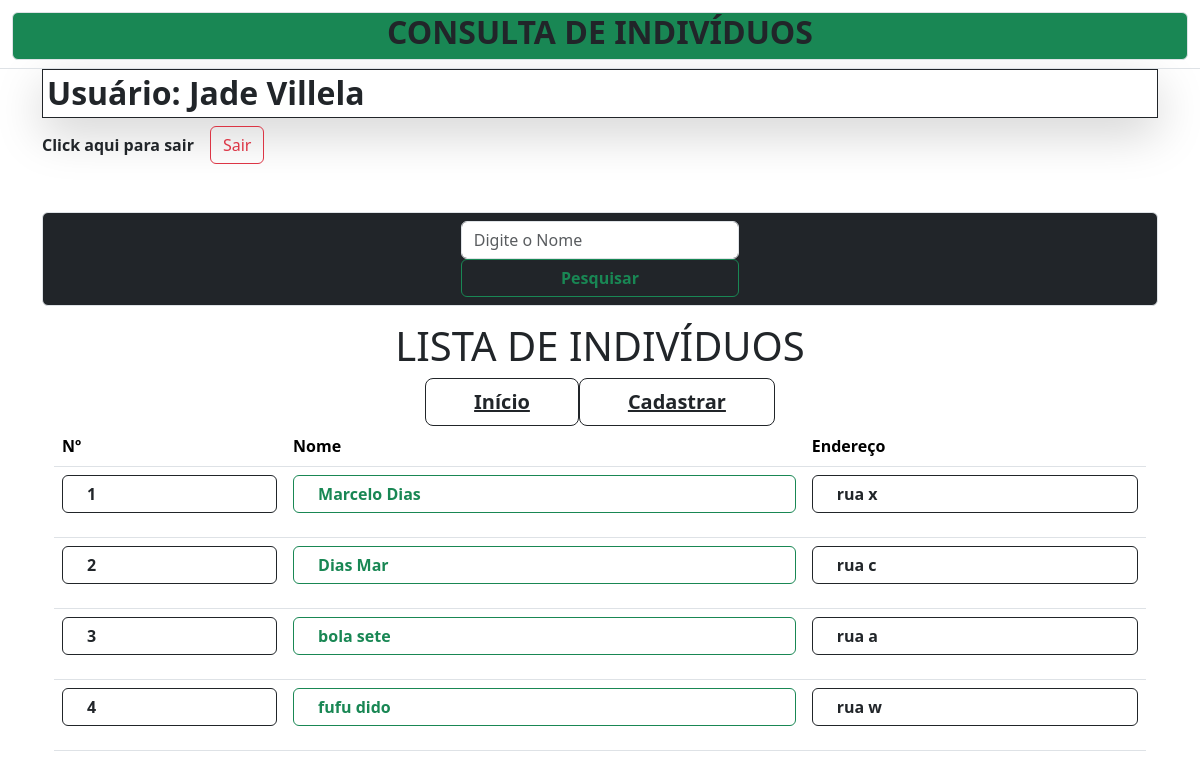
The page / (signed in) on the database its author committed.
### employees/models.py (models this page shows, shortened)
class Employee(models.Model):
    first_name = models.CharField(max_length=100)
    last_name = models.CharField(max_length=100)
    photo = models.ImageField(upload_to='images')
    reds = models.CharField(max_length=256, blank=True)
    adress = models.CharField(max_length=256)
    created_at = models.DateTimeField(auto_now_add=True)
    updated_at = models.DateTimeField(auto_now=True)

### myapp/views.py (the view)
# urls.py: path('', views.home, name='home'),
def home(request):
    employees = Employee.objects.all()
    context = {
        'employees': employees
    }
    return render(request, 'home.html', context)

### myapp/templates/home.html (shortened to what this page needs)
{% extends "base.html" %}
{% load static %}
{% block content %}
<!DOCTYPE html>
<html lang="en">
<head>
    <link href="https://cdn.jsdelivr.net/npm/bootstrap@5.3.1/dist/css/bootstrap.min.css" rel="stylesheet">
    <link rel="stylesheet" href="{% static 'css/style.css' %}">
</head>
<body>
  <nav class="navbar navbar-expand-lg navbar-dark bg-dark justify-content-center mt-5 border rounded">
      <form action="{% url 'search' %}" class="search w-25" method="GET" >
        <input type="text" class="form-control " placeholder="Digite o Nome" aria-label="Recipient's username" aria-describedby="basic-addon2" name="Keyword">
        <div class="d-flex justify-content-center">
        <button class="btn btn-sn btn-outline-success my-2 my-sm-0 w-100 fw-bold" type="submit">Pesquisar</button>
        </div>
      </form>
  </nav>
      <div class="container pt-3 ">
        <h1 class="text-center ">LISTA DE INDIVÍDUOS</h1>
        <div class="d-flex justify-content-center ">
        <a class="text-dark d-flex justify-content-end" href="{% url 'home'%}">
					<button class="btn btn-outline-dark btn-lg px-5 fw-bold">Início</button>
				</a>
        <a class="text-dark d-flex justify-content-start" href="{% url 'add_cadastro'%}">
					<button class="btn btn-outline-dark btn-lg px-5 fw-bold">Cadastrar</button>
				</a></div>
        {% if user.is_authenticated %}
        <table class="table">
            <thead>
              <tr>
                <th scope="col">Nº</th>
                <th scope="col">Nome</th>
                <th scope="col">Endereço</th>
              </tr>
            </thead>
            <tbody>
            {% for employee in employees %}
              <tr>
                <th><p class="btn btn-outline-dark px-4 d-flex fw-bold">{{ forloop.counter }}</p></th>
                <td><a class="btn btn-outline-success px-4 d-flex fw-bold" href="{% url 'employee_detail' employee.id %}">{{ employee.first_name }} {{ employee.last_name}}</a></td>
                <td><a class="btn btn-outline-dark px-4 d-flex fw-bold">{{employee.adress}}</a></td>
              </tr>
              {% endfor %}
              {% endif %}
            </tbody>
          </table>
      </div>
</body>
</html>
{% endblock content %}

### myapp/templates/base.html (shortened to what this page needs)
{% load static %}
<!DOCTYPE html>
<html lang="en">
<head>
	<link href="https://cdn.jsdelivr.net/npm/bootstrap@5.2.3/dist/css/bootstrap.min.css" rel="stylesheet">
	<link rel="stylesheet" href="{% static 'css/style.css' %}">
</head>
<body>
	{% include 'navbar.html' %}
	<div class="container">
		{% if user.is_authenticated %}
			<h2 class="card-text fw-bold shadow-lg p-1 border border-dark ">
				Usuário: {{user.first_name}} {{user.last_name}}
			</h2>
			<div class="mt-2 d-flex gap-3 align-items-center w-100">
				{% if user.is_authenticated %}
					<span class="nav-text fw-bold">
						Click aqui para sair
					</span>
					<a class="btn btn-outline-danger" href="{% url 'logout' %}">Sair</a>
				{% else %}
					<a class="btn btn-outline-primary" href="{% url 'login' %}">Entrar</a>
					<a class="btn btn-success" href="{% url 'register' %}">Registrar</a>
				{% endif %}
			</div>
		{% endif %}
		{% block content %}{% endblock %}
	</div>
</body>
</html>

### myapp/templates/navbar.html (shortened to what this page needs)
<nav class="navbar navbar-expand-lg border-bottom">
  <div class="container-fluid">
      <div class=" border rounded text-center w-100 p-1m justify-content-center mt-1 bg-success "><h2 class="fw-bold">CONSULTA DE INDIVÍDUOS</h2></div>
  </div>
</nav>

### rows shown on the page
Employee: first_name "Marcelo", last_name "Dias", adress "rua x"
Employee: first_name "Dias", last_name "Mar", adress "rua c"
Employee: first_name "bola", last_name "sete", adress "rua a"
Employee: first_name "fufu", last_name "dido", adress "rua w"

### other values the page prints
{{ user.first_name }} "Jade"
{{ user.last_name }} "Villela"
